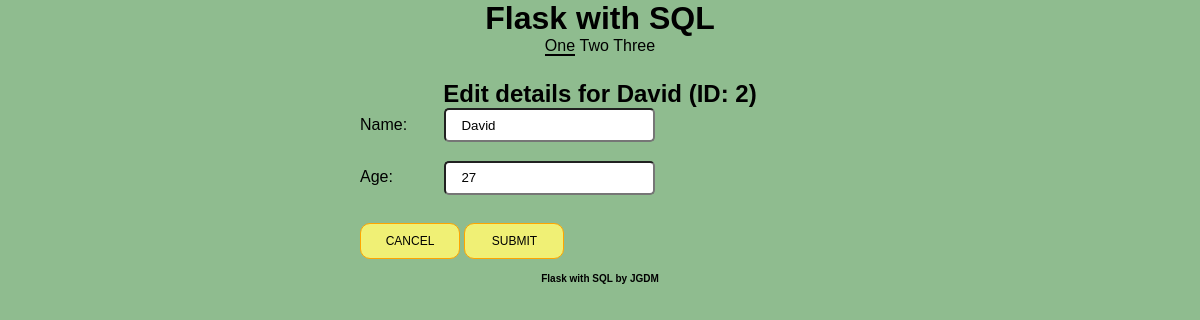
Page /edit/2 on the committed database.
### models.py (models this page shows, shortened)
class Roster(db.Model):
    id = db.Column(db.Integer(), primary_key=True)
    name = db.Column("Name", db.String(80), unique=True, nullable=False)
    age = db.Column("Age", db.Integer, unique=True, nullable=False)
    joined = db.Column('Joined', db.DateTime, default=datetime.datetime.now)

### app.py (the view)
@app.route('/edit/<id>', methods=['GET', 'POST'])
def form_edit(id):
    roster = Roster.query.get(id)
    if request.form:
        roster.name = request.form["name"]
        roster.age = request.form["age"]
        db.session.commit()
        return redirect( url_for('index') )
    return render_template('form-edit.html', roster = roster)

### templates/form-edit.html (shortened to what this page needs)
{% extends "main.html" %}
        {% block nav_block %}
        <nav>
            <ul>
                <li><a href="/" class="selected" >One</a></li>
                <li><a href="/two">Two</a></li>
                <li><a href="/three">Three</a></li>
            </ul>
        </nav>
        {% endblock %}
        {% block main_block %}
            <h2>Edit details for {{roster.name}} (ID: {{ roster.id }})</h2>
            <form action="{{ url_for('form_edit', id=roster.id) }}" method="POST">
                <div class="form-container">
                    <label for ="name">Name: </label>
                    <input type="text" name="name" title="Form name" id="Form_name" aria-label="Form name" class="form_field" placeholder="placeholder name" alt="form_name"  value="{{ roster.name }}"/>
                </div>
                <div class="form-container">
                    <label for="age">Age: </label>
                    <input id="age" name="age" title="Form age" type="text" id="form_age" arial-label="Form age" class="form_field" placeholder="placeholder age" alt="form_age" value="{{ roster.age }}" />
                </div>
                <div id="form-buttons">
                    <button type="reset">Cancel</button>
                    <button type="submit">Submit</button>
                </div>
            </form>
{% endblock %}

### static/style.css (style rules this page uses)
main button, main a.goToForm { width: 100px; display: inline-block; color: #000000; font-size: 12px; text-decoration: none; margin: 0 auto; padding: 10px 0px; background: #f0f075; border: solid orange 1px; border-radius: 10px; margin-top: 10px; cursor: pointer; text-align: center; text-transform: uppercase; }
* { padding: 0; margin: 0; }
body { background: darkseagreen; font-family: arial; }
header nav { text-align: center; }
header nav ul { list-style: none; }
header nav ul li { display: inline-block; }
header nav ul a { color: #000000; text-decoration: none; }
header nav ul .selected { border-bottom: solid 2px black; }
main h1, main h2 { color: #000000; text-align: center; }
main form .form-container label { width: 80px; display: inline-block; height: 45px; }
main form .form-container label + input { height: 30px; border-radius: 5px; padding: 0 15px; }

### rows in the picture
Roster: name "David", id "2", age "27"
